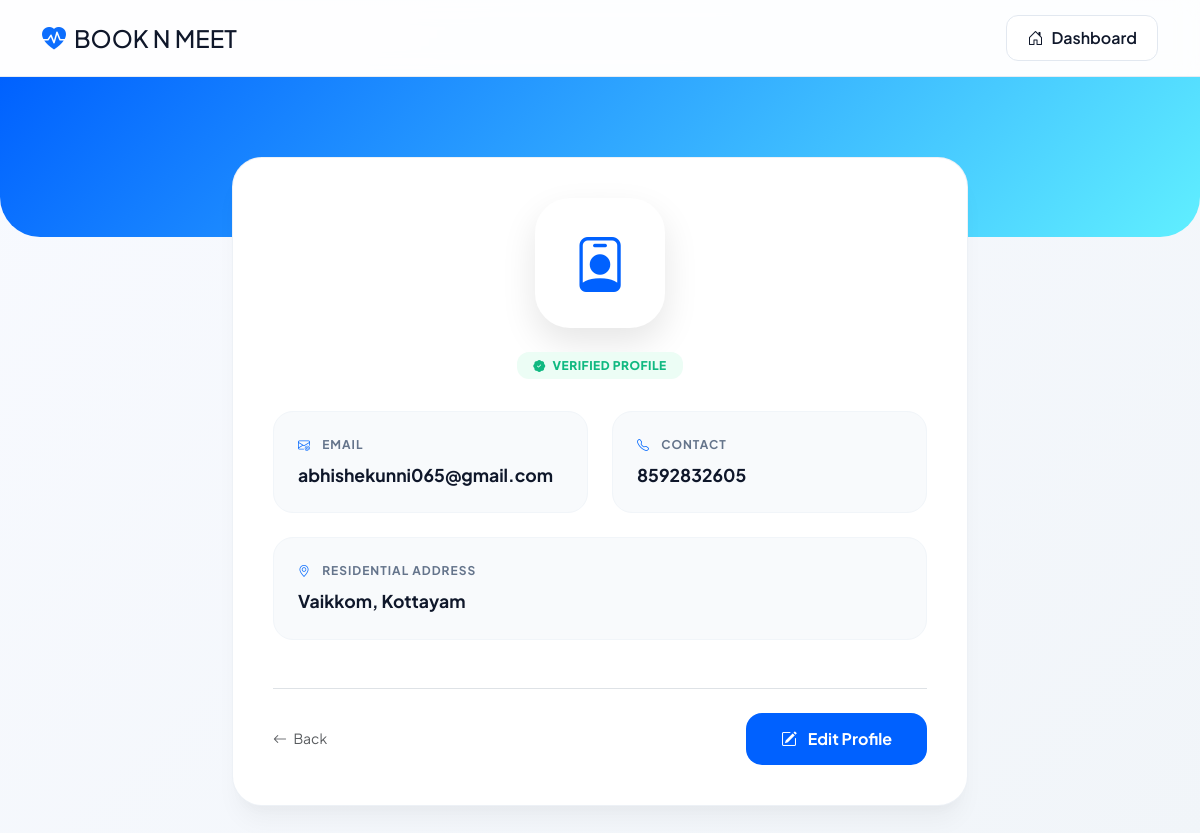
/patient-profile/ (signed in), run on the app's committed database.
### new_app/models.py (models this page shows, shortened)
class Patient(models.Model):
    reg_user = models.OneToOneField(Register, on_delete=models.CASCADE)
    name = models.CharField(max_length=100)
    phone = models.CharField(max_length=15)
    age = models.IntegerField()
    gender = models.CharField(max_length=10)
    email = models.EmailField()
    address =  models.CharField(max_length=100)
    blood_group = models.CharField(max_length=10, blank=True)
    emergency_contact = models.CharField(max_length=15, blank=True)
    medical_history = models.TextField(blank=True)

### new_app/patient_views.py (the view)
# urls.py: path('patient-profile/', patient_views.patient_profile_view, name='patient_profile_view'),
@login_required(login_url='login_view')
def patient_profile_view(request):
    patient_data = Patient.objects.get(reg_user=request.user)
    return render(request, 'patient/patient_profile.html', {
        'patient_data': patient_data
    })

### templates/patient/patient_profile.html (shortened to what this page needs)
<!DOCTYPE html>
<html lang="en">
{% load static %}
<head>
  <link href="https://cdn.jsdelivr.net/npm/bootstrap@5.3.2/dist/css/bootstrap.min.css" rel="stylesheet">
  <link href="https://cdn.jsdelivr.net/npm/bootstrap-icons@1.11.1/font/bootstrap-icons.css" rel="stylesheet">
</head>
<body>
  <nav class="glass-nav">
    <div class="container d-flex justify-content-between align-items-center">
      <h4 class="fw-800 mb-0"><i class="bi bi-heart-pulse-fill text-primary me-2"></i>BOOK N MEET</h4>
      <a href="{% url 'patient_viewbase' %}" class="dashboard-btn">
        <i class="bi bi-house-door me-2"></i>Dashboard
      </a>
    </div>
  </nav>
  <div class="container mb-5">
    <div class="row justify-content-center">
      <div class="col-lg-8">
        <div class="main-card">
          <div class="avatar-wrapper">
            <div class="avatar-circle">
              <i class="bi bi-person-badge"></i>
            </div>
            <span class="status-badge">
                <i class="bi bi-patch-check-fill me-1"></i> Verified Profile
            </span>
          </div>
          <div class="row g-4">
            <div class="col-md-6">
              <div class="detail-box">
                <div class="info-label"><i class="bi bi-envelope-at me-2 text-primary"></i> Email</div>
                <div class="info-value text-truncate">{{ patient_data.email }}</div>
              </div>
            </div>
            <div class="col-md-6">
              <div class="detail-box">
                <div class="info-label"><i class="bi bi-telephone me-2 text-primary"></i> Contact</div>
                <div class="info-value">{{ patient_data.phone|default:"---" }}</div>
              </div>
            </div>
            <div class="col-12">
              <div class="detail-box">
                <div class="info-label"><i class="bi bi-geo-alt me-2 text-primary"></i> Residential Address</div>
                <div class="info-value">{{ patient_data.address }}</div>
              </div>
            </div>
          </div>
          <div class="mt-5 pt-4 border-top d-flex justify-content-between align-items-center">
            <a href="{% url 'patient_viewbase' %}" class="text-decoration-none text-muted fw-700 small">
               <i class="bi bi-arrow-left me-1"></i> Back
            </a>
            <a href="{% url 'edit_patient_profile' %}" class="btn btn-edit">
              <i class="bi bi-pencil-square me-2"></i> Edit Profile
            </a>
          </div>
        </div>
      </div>
    </div>
  </div>
</body>
</html>

### templates/patient/patient_profile.html (style rules this page uses)
:root { --primary: #0061ff; --text-dark: #0f172a; --text-muted: #64748b; --bg-gradient: linear-gradient(135deg, #f8faff 0%, #f1f5f9 100%); --card-shadow: 0 20px 25px -5px rgba(0, 0, 0, 0.04), 0 10px 10px -5px rgba(0, 0, 0, 0.02); }
body { background: var(--bg-gradient); font-family: 'Plus Jakarta Sans', sans-serif; color: var(--text-dark); min-height: 100vh; }
.glass-nav { background: rgba(255, 255, 255, 0.8); backdrop-filter: blur(10px); border-bottom: 1px solid rgba(226, 232, 240, 0.8); position: sticky; top: 0; z-index: 1000; padding: 15px 0; }
.dashboard-btn { background: white; border: 1px solid #e2e8f0; color: var(--text-dark); font-weight: 600; border-radius: 12px; padding: 10px 20px; transition: 0.3s; text-decoration: none; }
.main-card { background: white; border: 1px solid rgba(226, 232, 240, 0.6); border-radius: 30px; box-shadow: var(--card-shadow); padding: 40px; margin-top: -80px; position: relative; }
.avatar-wrapper { text-align: center; margin-bottom: 35px; }
.avatar-circle { width: 130px; height: 130px; background: white; border-radius: 35px; display: inline-flex; align-items: center; justify-content: center; font-size: 55px; color: var(--primary); box-shadow: 0 15px 35px rgba(0, 0, 0, 0.1); border: 6px solid white; }
.status-badge { background: #ecfdf5; color: #10b981; padding: 6px 16px; border-radius: 12px; font-size: 0.75rem; font-weight: 800; text-transform: uppercase; letter-spacing: 0.5px; }
.info-label { font-size: 0.75rem; text-transform: uppercase; letter-spacing: 1px; color: var(--text-muted); font-weight: 700; margin-bottom: 8px; }
.info-value { font-size: 1.1rem; font-weight: 700; color: var(--text-dark); }
.detail-box { background: #f8fafc; padding: 24px; border-radius: 20px; height: 100%; border: 1px solid #f1f5f9; transition: 0.3s ease; }
.btn-edit { background: var(--primary); color: white; border: none; border-radius: 16px; padding: 14px 35px; font-weight: 700; transition: 0.3s; }

### data on the page
Patient: email "abhishekunni065@gmail.com", phone "8592832605", address "Vaikkom, Kottayam"
